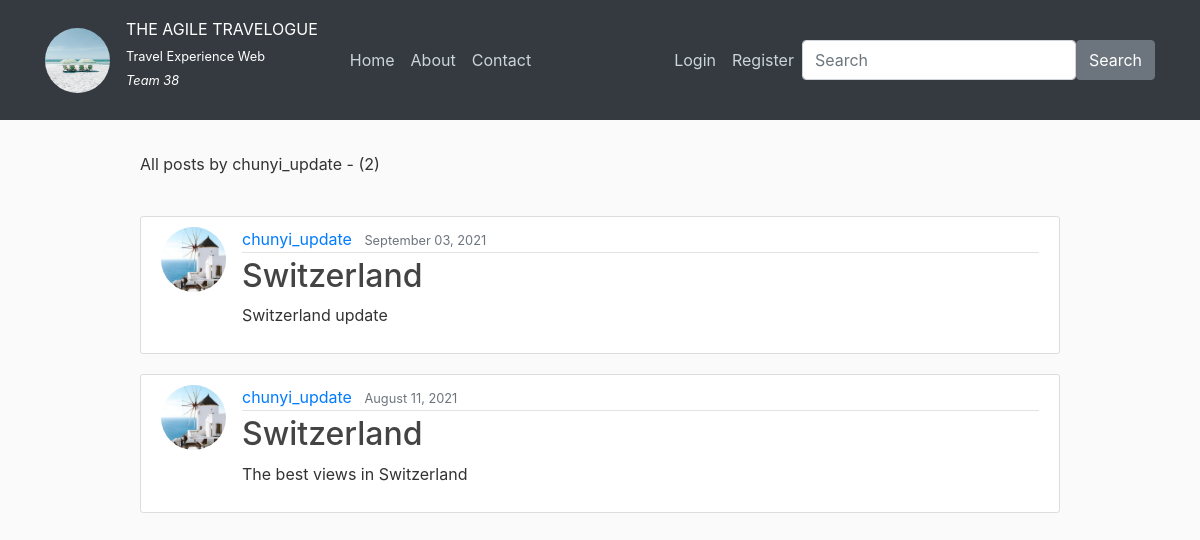
The page /user/chunyi_update on the database its author committed.
### TravelExperienceApp/models.py (models this page shows, shortened)
class Post(models.Model):
    title = models.CharField(max_length=100)       # title (character field)
    file = models.FileField(upload_to="files")     # upload images
    content = models.TextField()                   # content
    date_posted = models.DateTimeField(default=timezone.now)     # date
    author = models.ForeignKey(User, on_delete=models.CASCADE)   # user
    likes = models.ManyToManyField(User, blank = True, related_name='likes')

### users/models.py (models this page shows, shortened)
class Profile(models.Model):
    user = models.OneToOneField(User, on_delete=models.CASCADE)
    image = models.ImageField(default='default_picture.jpg', upload_to='profile_pics')

### TravelExperienceApp/views.py (the view)
# urls.py: path('user/<str:username>', UserPostListView.as_view(), name='user-posts'),
class UserPostListView(ListView):
    model = Post
    template_name = 'TravelExperienceApp/user_posts.html'
    context_object_name = 'posts'
    paginate_by = 3
    def get_queryset(self):
        user = get_object_or_404(User, username=self.kwargs.get('username'))
        return Post.objects.filter(author=user).order_by('-date_posted')

### TravelExperienceApp/templates/TravelExperienceApp/user_posts.html (shortened to what this page needs)
{% extends "TravelExperienceApp/base.html" %}
{% block content %}
    <p> All posts by {{ view.kwargs.username }} - ({{ page_obj.paginator.count }})</p>
    <br/>
    {% for post in posts %}
        <article class="media content-section">
          <img class="rounded-circle article-img" src="{{ post.author.profile.image.url }}">
          <div class="media-body">
            <div class="article-metadata">
              <a class="mr-2" href="{% url 'user-posts' post.author.username %}">{{ post.author }}</a>
              <small class="text-muted">{{ post.date_posted|date:"F d, Y" }}</small>
            </div>
            <h2><a class="article-title" href="{% url 'post-detail' post.id %}">{{ post.title }}</a></h2>
            <p class="article-content">{{ post.content }}</p>
          </div>
        </article>
    {% endfor %}
{% endblock content %}

### TravelExperienceApp/static/TravelExperienceApp/main.css (style rules this page uses)
body { background: #fafafa; color: #333333; margin-top: 5rem; }
h1, h2, h3, h4, h5, h6 { color: #444444; }
.content-section { background: #ffffff; padding: 10px 20px; border: 1px solid #dddddd; border-radius: 3px; margin-bottom: 20px; }
.article-title { color: #444444; }
.article-content { white-space: pre-line; }
.article-img { height: 65px; width: 65px; margin-right: 16px; }
.article-metadata { padding-bottom: 1px; margin-bottom: 4px; border-bottom: 1px solid #e3e3e3 }

### rows shown on the page
Post: author.profile.image (placeholder picture), author "chunyi_update", date_posted "September 03, 2021", title "Switzerland", content "Switzerland update"
Post: author.profile.image (placeholder picture), author "chunyi_update", date_posted "August 11, 2021", title "Switzerland", content "The best views in Switzerland"

### other values the page prints
{{ view.kwargs.username }} "chunyi_update"
{{ page_obj.paginator.count }} "2"
